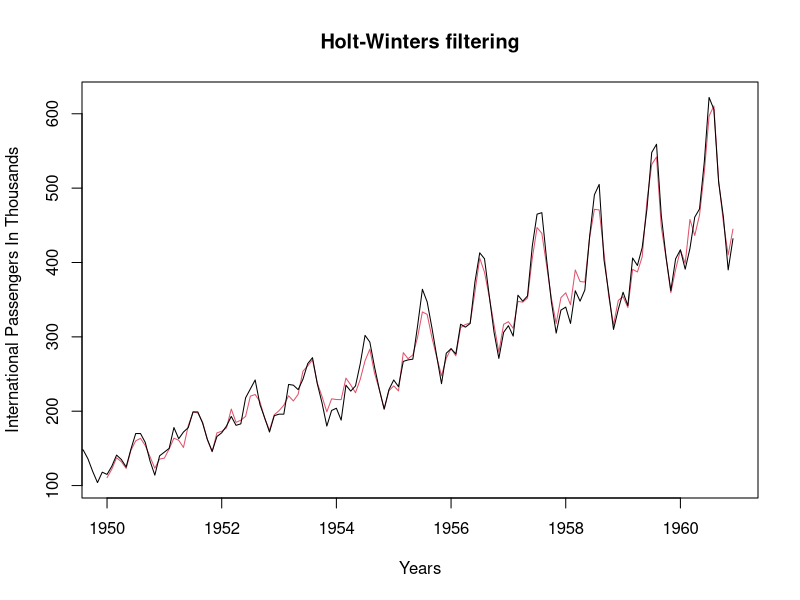

Write the R code that produced this figure.
## ---- chunk 1
library(datasets)
library(forecast)
data("AirPassengers")
fit <- HoltWinters(AirPassengers)
plot(fit, xlab="Years", ylab="International Passengers In Thousands")
